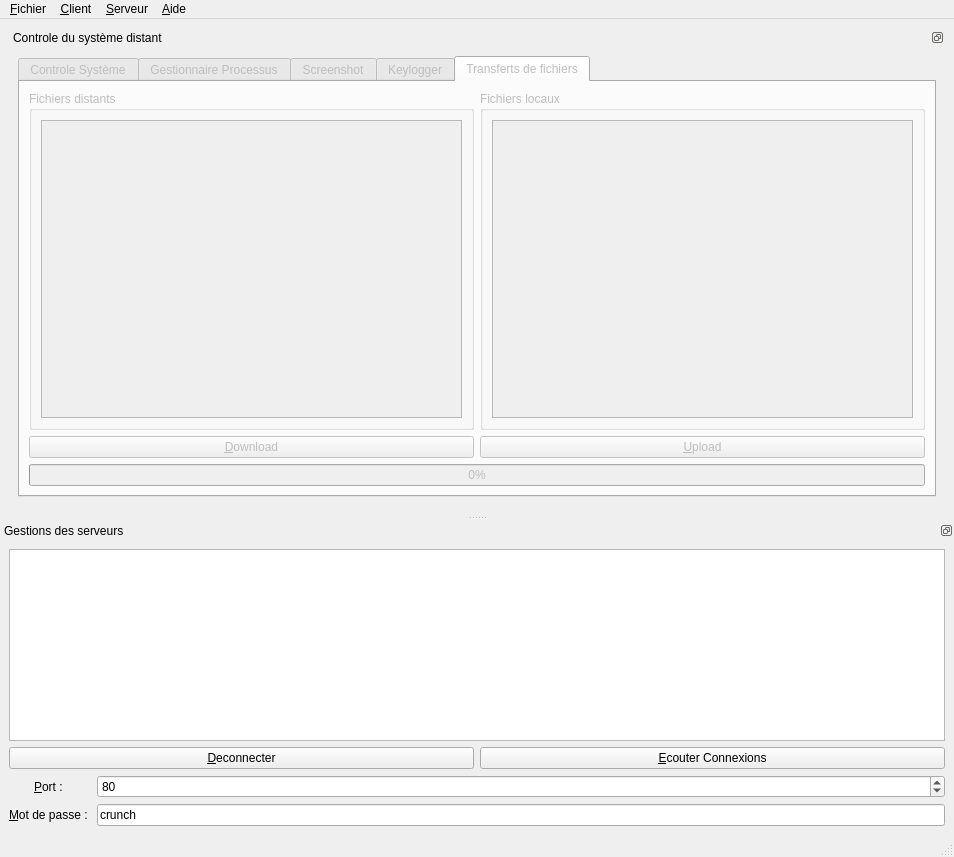
<?xml version="1.0" encoding="UTF-8"?>
<ui version="4.0">
 <class>MainWindow</class>
 <widget class="QMainWindow" name="MainWindow">
  <property name="enabled">
   <bool>true</bool>
  </property>
  <property name="geometry">
   <rect>
    <x>0</x>
    <y>0</y>
    <width>954</width>
    <height>857</height>
   </rect>
  </property>
  <property name="sizePolicy">
   <sizepolicy hsizetype="Preferred" vsizetype="Preferred">
    <horstretch>0</horstretch>
    <verstretch>0</verstretch>
   </sizepolicy>
  </property>
  <property name="mouseTracking">
   <bool>false</bool>
  </property>
  <property name="windowTitle">
   <string comment="Enhanced v2 Client">Innocence Master</string>
  </property>
  <property name="windowIcon">
   <iconset resource="../thesleeper.qrc">
    <normaloff>:/images/images/biohazard.jpg</normaloff>:/images/images/biohazard.jpg</iconset>
  </property>
  <property name="animated">
   <bool>true</bool>
  </property>
  <property name="dockOptions">
   <set>QMainWindow::AllowNestedDocks|QMainWindow::AllowTabbedDocks|QMainWindow::AnimatedDocks</set>
  </property>
  <widget class="QWidget" name="centralWidget">
   <property name="sizePolicy">
    <sizepolicy hsizetype="Preferred" vsizetype="Preferred">
     <horstretch>0</horstretch>
     <verstretch>0</verstretch>
    </sizepolicy>
   </property>
   <layout class="QGridLayout" name="gridLayout_6">
    <item row="0" column="0">
     <widget class="QDockWidget" name="systemControlWidget">
      <property name="enabled">
       <bool>true</bool>
      </property>
      <property name="autoFillBackground">
       <bool>true</bool>
      </property>
      <property name="floating">
       <bool>false</bool>
      </property>
      <property name="features">
       <set>QDockWidget::DockWidgetFloatable|QDockWidget::DockWidgetMovable</set>
      </property>
      <property name="allowedAreas">
       <set>Qt::AllDockWidgetAreas</set>
      </property>
      <property name="windowTitle">
       <string>Controle du système distant</string>
      </property>
      <widget class="QWidget" name="dockWidgetContents_2">
       <layout class="QVBoxLayout" name="verticalLayout_3">
        <item>
         <layout class="QVBoxLayout" name="functionalLayout">
          <item>
           <widget class="QTabWidget" name="tabWidget">
            <property name="enabled">
             <bool>false</bool>
            </property>
            <property name="sizePolicy">
             <sizepolicy hsizetype="Preferred" vsizetype="Preferred">
              <horstretch>0</horstretch>
              <verstretch>0</verstretch>
             </sizepolicy>
            </property>
            <property name="layoutDirection">
             <enum>Qt::LeftToRight</enum>
            </property>
            <property name="autoFillBackground">
             <bool>true</bool>
            </property>
            <property name="tabPosition">
             <enum>QTabWidget::North</enum>
            </property>
            <property name="tabShape">
             <enum>QTabWidget::Rounded</enum>
            </property>
            <property name="currentIndex">
             <number>4</number>
            </property>
            <property name="elideMode">
             <enum>Qt::ElideNone</enum>
            </property>
            <property name="usesScrollButtons">
             <bool>false</bool>
            </property>
            <widget class="QWidget" name="systemControlTab">
             <attribute name="title">
              <string>Controle Système</string>
             </attribute>
             <layout class="QVBoxLayout" name="verticalLayout_4">
              <item>
               <layout class="QGridLayout" name="systemControlLayout">
                <item row="0" column="3">
                 <widget class="QPushButton" name="logoutButton">
                  <property name="text">
                   <string>Fermer session</string>
                  </property>
                 </widget>
                </item>
                <item row="0" column="2">
                 <widget class="QPushButton" name="hibernateButton">
                  <property name="text">
                   <string>Mise en veille</string>
                  </property>
                 </widget>
                </item>
                <item row="0" column="1">
                 <widget class="QPushButton" name="rebootButton">
                  <property name="text">
                   <string>Redémarrer PC</string>
                  </property>
                 </widget>
                </item>
                <item row="0" column="0">
                 <widget class="QPushButton" name="shutdownButton">
                  <property name="text">
                   <string>Eteindre PC</string>
                  </property>
                 </widget>
                </item>
                <item row="1" column="0">
                 <widget class="QPushButton" name="remoteShellButton">
                  <property name="text">
                   <string>Cmd.exe à distance</string>
                  </property>
                 </widget>
                </item>
                <item row="1" column="1">
                 <widget class="QPushButton" name="getPasswordButton">
                  <property name="text">
                   <string>Récupération mots de passes</string>
                  </property>
                 </widget>
                </item>
               </layout>
              </item>
             </layout>
            </widget>
            <widget class="QWidget" name="taskManagerTab">
             <attribute name="title">
              <string>Gestionnaire Processus</string>
             </attribute>
             <layout class="QVBoxLayout" name="verticalLayout">
              <item>
               <layout class="QHBoxLayout" name="taskControlLayout">
                <item>
                 <widget class="QPushButton" name="updateProcessListButton">
                  <property name="text">
                   <string>&amp;Update liste</string>
                  </property>
                 </widget>
                </item>
                <item>
                 <widget class="QPushButton" name="killProcessButton">
                  <property name="text">
                   <string>&amp;Tuer Processus</string>
                  </property>
                 </widget>
                </item>
               </layout>
              </item>
              <item>
               <widget class="QListView" name="processView">
                <property name="editTriggers">
                 <set>QAbstractItemView::NoEditTriggers</set>
                </property>
                <property name="selectionBehavior">
                 <enum>QAbstractItemView::SelectRows</enum>
                </property>
                <property name="resizeMode">
                 <enum>QListView::Adjust</enum>
                </property>
               </widget>
              </item>
             </layout>
            </widget>
            <widget class="QWidget" name="screenshotTab">
             <attribute name="title">
              <string>Screenshot</string>
             </attribute>
             <layout class="QGridLayout" name="gridLayout_2">
              <item row="0" column="0">
               <widget class="QPushButton" name="updateScreenButton">
                <property name="text">
                 <string>Capturer</string>
                </property>
               </widget>
              </item>
              <item row="0" column="1">
               <widget class="QPushButton" name="saveScreenButton">
                <property name="text">
                 <string>Enregistrer</string>
                </property>
               </widget>
              </item>
              <item row="4" column="0" colspan="2">
               <widget class="QLabel" name="screenLabel">
                <property name="sizePolicy">
                 <sizepolicy hsizetype="Expanding" vsizetype="Expanding">
                  <horstretch>0</horstretch>
                  <verstretch>0</verstretch>
                 </sizepolicy>
                </property>
                <property name="text">
                 <string/>
                </property>
               </widget>
              </item>
              <item row="5" column="0" colspan="2">
               <widget class="QProgressBar" name="screenProgressBar">
                <property name="value">
                 <number>0</number>
                </property>
                <property name="alignment">
                 <set>Qt::AlignCenter</set>
                </property>
                <property name="textVisible">
                 <bool>true</bool>
                </property>
                <property name="orientation">
                 <enum>Qt::Horizontal</enum>
                </property>
                <property name="textDirection">
                 <enum>QProgressBar::BottomToTop</enum>
                </property>
                <property name="format">
                 <string>Téléchargement Screen : %p%</string>
                </property>
               </widget>
              </item>
              <item row="1" column="1">
               <widget class="QDoubleSpinBox" name="jpegQualitySpinBox">
                <property name="decimals">
                 <number>0</number>
                </property>
                <property name="minimum">
                 <double>1.000000000000000</double>
                </property>
                <property name="maximum">
                 <double>100.000000000000000</double>
                </property>
                <property name="value">
                 <double>50.000000000000000</double>
                </property>
               </widget>
              </item>
              <item row="1" column="0">
               <widget class="QLabel" name="qualityLabel">
                <property name="layoutDirection">
                 <enum>Qt::LeftToRight</enum>
                </property>
                <property name="text">
                 <string>Qualité du Jpeg (en %) : </string>
                </property>
                <property name="scaledContents">
                 <bool>false</bool>
                </property>
                <property name="alignment">
                 <set>Qt::AlignRight|Qt::AlignTrailing|Qt::AlignVCenter</set>
                </property>
                <property name="buddy">
                 <cstring>jpegQualitySpinBox</cstring>
                </property>
               </widget>
              </item>
             </layout>
            </widget>
            <widget class="QWidget" name="keyloggerTab">
             <attribute name="title">
              <string>Keylogger</string>
             </attribute>
             <layout class="QVBoxLayout" name="verticalLayout_5">
              <item>
               <layout class="QHBoxLayout" name="keyloggerLayout">
                <item>
                 <widget class="QPushButton" name="updateLogButton">
                  <property name="text">
                   <string>&amp;Recuperer fichier Log</string>
                  </property>
                 </widget>
                </item>
                <item>
                 <widget class="QPushButton" name="saveLogButton">
                  <property name="text">
                   <string>Enregistrer</string>
                  </property>
                 </widget>
                </item>
                <item>
                 <widget class="QPushButton" name="deleteLogButton">
                  <property name="text">
                   <string>Effacer</string>
                  </property>
                 </widget>
                </item>
               </layout>
              </item>
              <item>
               <widget class="QTextEdit" name="keylogEdit">
                <property name="sizePolicy">
                 <sizepolicy hsizetype="Preferred" vsizetype="Preferred">
                  <horstretch>0</horstretch>
                  <verstretch>0</verstretch>
                 </sizepolicy>
                </property>
                <property name="undoRedoEnabled">
                 <bool>false</bool>
                </property>
                <property name="readOnly">
                 <bool>true</bool>
                </property>
                <property name="textInteractionFlags">
                 <set>Qt::TextSelectableByMouse</set>
                </property>
               </widget>
              </item>
              <item>
               <widget class="QProgressBar" name="keylogProgressBar">
                <property name="value">
                 <number>0</number>
                </property>
                <property name="alignment">
                 <set>Qt::AlignCenter</set>
                </property>
                <property name="orientation">
                 <enum>Qt::Horizontal</enum>
                </property>
                <property name="invertedAppearance">
                 <bool>false</bool>
                </property>
                <property name="format">
                 <string>Téléchargement Keylog : %p%</string>
                </property>
               </widget>
              </item>
             </layout>
            </widget>
            <widget class="QWidget" name="ftpTab">
             <attribute name="title">
              <string>Transferts de fichiers</string>
             </attribute>
             <layout class="QVBoxLayout" name="verticalLayout_6">
              <item>
               <layout class="QHBoxLayout" name="horizontalLayout_4">
                <item>
                 <widget class="QGroupBox" name="serverFilesBox">
                  <property name="title">
                   <string>Fichiers distants</string>
                  </property>
                  <layout class="QGridLayout" name="gridLayout_3">
                   <item row="0" column="0">
                    <widget class="QTreeView" name="remoteFilesView">
                     <property name="editTriggers">
                      <set>QAbstractItemView::NoEditTriggers</set>
                     </property>
                     <property name="rootIsDecorated">
                      <bool>false</bool>
                     </property>
                    </widget>
                   </item>
                  </layout>
                 </widget>
                </item>
                <item>
                 <widget class="QGroupBox" name="clientFilesBox">
                  <property name="title">
                   <string>Fichiers locaux</string>
                  </property>
                  <layout class="QHBoxLayout" name="horizontalLayout">
                   <item>
                    <widget class="QTreeView" name="localFilesView">
                     <property name="editTriggers">
                      <set>QAbstractItemView::NoEditTriggers</set>
                     </property>
                     <property name="rootIsDecorated">
                      <bool>false</bool>
                     </property>
                     <property name="sortingEnabled">
                      <bool>true</bool>
                     </property>
                    </widget>
                   </item>
                  </layout>
                 </widget>
                </item>
               </layout>
              </item>
              <item>
               <layout class="QHBoxLayout" name="horizontalLayout_3">
                <item>
                 <widget class="QPushButton" name="downloadButton">
                  <property name="text">
                   <string>&amp;Download</string>
                  </property>
                 </widget>
                </item>
                <item>
                 <widget class="QPushButton" name="uploadButton">
                  <property name="text">
                   <string>&amp;Upload</string>
                  </property>
                 </widget>
                </item>
               </layout>
              </item>
              <item>
               <widget class="QProgressBar" name="transferProgressBar">
                <property name="value">
                 <number>0</number>
                </property>
                <property name="alignment">
                 <set>Qt::AlignCenter</set>
                </property>
               </widget>
              </item>
             </layout>
            </widget>
           </widget>
          </item>
         </layout>
        </item>
       </layout>
      </widget>
     </widget>
    </item>
   </layout>
  </widget>
  <widget class="QStatusBar" name="statusbar">
   <property name="enabled">
    <bool>false</bool>
   </property>
  </widget>
  <widget class="QMenuBar" name="menuBar">
   <property name="geometry">
    <rect>
     <x>0</x>
     <y>0</y>
     <width>954</width>
     <height>18</height>
    </rect>
   </property>
   <widget class="QMenu" name="menuClient">
    <property name="title">
     <string>&amp;Client</string>
    </property>
    <addaction name="actionShutdownServer"/>
    <addaction name="actionRebootServer"/>
    <addaction name="actionUninstallServer"/>
    <addaction name="actionUpgradeServer"/>
   </widget>
   <widget class="QMenu" name="menuServeur">
    <property name="title">
     <string>&amp;Serveur</string>
    </property>
   </widget>
   <widget class="QMenu" name="menuAide">
    <property name="title">
     <string>&amp;Aide</string>
    </property>
    <addaction name="actionTutorial_TheSleeper"/>
    <addaction name="actionAboutQt"/>
    <addaction name="actionAboutInnocence"/>
   </widget>
   <widget class="QMenu" name="menuFichier">
    <property name="title">
     <string>&amp;Fichier</string>
    </property>
    <addaction name="actionEditerClient"/>
    <addaction name="separator"/>
    <addaction name="actionQuitter"/>
   </widget>
   <addaction name="menuFichier"/>
   <addaction name="menuClient"/>
   <addaction name="menuServeur"/>
   <addaction name="menuAide"/>
  </widget>
  <widget class="QDockWidget" name="connectionsManagerWidget">
   <property name="autoFillBackground">
    <bool>true</bool>
   </property>
   <property name="floating">
    <bool>false</bool>
   </property>
   <property name="features">
    <set>QDockWidget::DockWidgetFloatable|QDockWidget::DockWidgetMovable</set>
   </property>
   <property name="windowTitle">
    <string>Gestions des serveurs</string>
   </property>
   <attribute name="dockWidgetArea">
    <number>8</number>
   </attribute>
   <widget class="QWidget" name="dockWidgetContents">
    <layout class="QVBoxLayout" name="verticalLayout_2">
     <item>
      <layout class="QVBoxLayout" name="serversTreeLayout">
       <item>
        <widget class="QTableView" name="connectedSlavesView">
         <property name="editTriggers">
          <set>QAbstractItemView::NoEditTriggers</set>
         </property>
         <property name="alternatingRowColors">
          <bool>true</bool>
         </property>
         <property name="selectionMode">
          <enum>QAbstractItemView::SingleSelection</enum>
         </property>
         <property name="selectionBehavior">
          <enum>QAbstractItemView::SelectRows</enum>
         </property>
         <property name="textElideMode">
          <enum>Qt::ElideMiddle</enum>
         </property>
         <property name="verticalScrollMode">
          <enum>QAbstractItemView::ScrollPerItem</enum>
         </property>
         <property name="showGrid">
          <bool>false</bool>
         </property>
        </widget>
       </item>
       <item>
        <layout class="QHBoxLayout" name="horizontalLayout_2">
         <item>
          <widget class="QPushButton" name="disconnectButton">
           <property name="text">
            <string>&amp;Deconnecter</string>
           </property>
          </widget>
         </item>
         <item>
          <widget class="QPushButton" name="listenButton">
           <property name="text">
            <string>&amp;Ecouter Connexions</string>
           </property>
          </widget>
         </item>
        </layout>
       </item>
       <item>
        <layout class="QGridLayout" name="netconfigLayout">
         <item row="1" column="0">
          <widget class="QLabel" name="portLabel">
           <property name="text">
            <string>&amp;Port : </string>
           </property>
           <property name="alignment">
            <set>Qt::AlignCenter</set>
           </property>
           <property name="buddy">
            <cstring>portBox</cstring>
           </property>
          </widget>
         </item>
         <item row="1" column="1">
          <widget class="QSpinBox" name="portBox">
           <property name="minimum">
            <number>1</number>
           </property>
           <property name="maximum">
            <number>32768</number>
           </property>
           <property name="value">
            <number>80</number>
           </property>
          </widget>
         </item>
         <item row="2" column="0">
          <widget class="QLabel" name="mdpLabel">
           <property name="text">
            <string>&amp;Mot de passe : </string>
           </property>
           <property name="alignment">
            <set>Qt::AlignCenter</set>
           </property>
           <property name="buddy">
            <cstring>passEdit</cstring>
           </property>
          </widget>
         </item>
         <item row="2" column="1">
          <widget class="QLineEdit" name="passEdit">
           <property name="text">
            <string>crunch</string>
           </property>
          </widget>
         </item>
        </layout>
       </item>
      </layout>
     </item>
    </layout>
   </widget>
  </widget>
  <action name="actionQuitter">
   <property name="text">
    <string>Quitter</string>
   </property>
  </action>
  <action name="actionConsoleDebug">
   <property name="text">
    <string>Console Debug</string>
   </property>
  </action>
  <action name="actionShutdownServer">
   <property name="text">
    <string>Tuer </string>
   </property>
  </action>
  <action name="actionRebootServer">
   <property name="text">
    <string>Redémarrer</string>
   </property>
  </action>
  <action name="actionUninstallServer">
   <property name="text">
    <string>Désinstaller</string>
   </property>
  </action>
  <action name="actionUpgradeServer">
   <property name="text">
    <string>Mettre à jour</string>
   </property>
  </action>
  <action name="actionAboutQt">
   <property name="text">
    <string>About Qt</string>
   </property>
  </action>
  <action name="actionConfigure">
   <property name="text">
    <string>Configurer</string>
   </property>
  </action>
  <action name="actionAboutInnocence">
   <property name="text">
    <string>About Innocence</string>
   </property>
  </action>
  <action name="actionEditer_client">
   <property name="text">
    <string>Editer Client</string>
   </property>
  </action>
  <action name="actionNouveau_Client">
   <property name="text">
    <string>Nouveau Client</string>
   </property>
  </action>
  <action name="actionEditerClient">
   <property name="text">
    <string>Editer Client</string>
   </property>
  </action>
  <action name="actionTutorial_TheSleeper">
   <property name="text">
    <string>Tutorial TheSleeper</string>
   </property>
  </action>
 </widget>
 <tabstops>
  <tabstop>tabWidget</tabstop>
  <tabstop>shutdownButton</tabstop>
  <tabstop>rebootButton</tabstop>
  <tabstop>hibernateButton</tabstop>
  <tabstop>logoutButton</tabstop>
  <tabstop>remoteShellButton</tabstop>
  <tabstop>getPasswordButton</tabstop>
  <tabstop>updateProcessListButton</tabstop>
  <tabstop>killProcessButton</tabstop>
  <tabstop>updateScreenButton</tabstop>
  <tabstop>saveScreenButton</tabstop>
  <tabstop>jpegQualitySpinBox</tabstop>
  <tabstop>updateLogButton</tabstop>
  <tabstop>saveLogButton</tabstop>
  <tabstop>deleteLogButton</tabstop>
  <tabstop>downloadButton</tabstop>
  <tabstop>uploadButton</tabstop>
  <tabstop>disconnectButton</tabstop>
  <tabstop>listenButton</tabstop>
  <tabstop>portBox</tabstop>
  <tabstop>passEdit</tabstop>
  <tabstop>connectedSlavesView</tabstop>
  <tabstop>remoteFilesView</tabstop>
  <tabstop>localFilesView</tabstop>
  <tabstop>keylogEdit</tabstop>
  <tabstop>processView</tabstop>
 </tabstops>
 <resources>
  <include location="../thesleeper.qrc"/>
 </resources>
 <connections>
  <connection>
   <sender>actionQuitter</sender>
   <signal>triggered()</signal>
   <receiver>MainWindow</receiver>
   <slot>close()</slot>
   <hints>
    <hint type="sourcelabel">
     <x>-1</x>
     <y>-1</y>
    </hint>
    <hint type="destinationlabel">
     <x>367</x>
     <y>311</y>
    </hint>
   </hints>
  </connection>
  <connection>
   <sender>deleteLogButton</sender>
   <signal>clicked()</signal>
   <receiver>keylogEdit</receiver>
   <slot>clear()</slot>
   <hints>
    <hint type="sourcelabel">
     <x>269</x>
     <y>44</y>
    </hint>
    <hint type="destinationlabel">
     <x>252</x>
     <y>228</y>
    </hint>
   </hints>
  </connection>
 </connections>
</ui>
